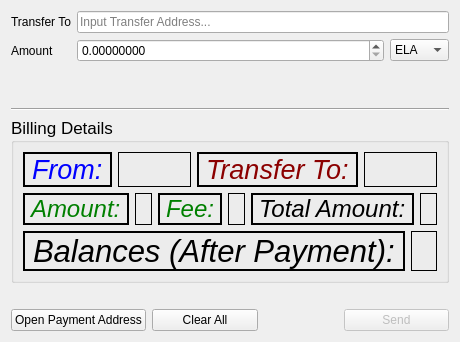
      <widget class="QWidget" name="pTransfer">
       <layout class="QGridLayout" name="gridLayout_23">
        <item row="0" column="0">
         <layout class="QGridLayout" name="gridLayout_3">
          <item row="6" column="0" colspan="3">
           <layout class="QHBoxLayout" name="horizontalLayout">
            <item>
             <widget class="QPushButton" name="btnOpenPA">
              <property name="text">
               <string>Open Payment Address</string>
              </property>
             </widget>
            </item>
            <item>
             <widget class="QPushButton" name="btnClear">
              <property name="text">
               <string>Clear All</string>
              </property>
             </widget>
            </item>
            <item>
             <spacer name="horizontalSpacer_3">
              <property name="orientation">
               <enum>Qt::Horizontal</enum>
              </property>
              <property name="sizeType">
               <enum>QSizePolicy::Preferred</enum>
              </property>
              <property name="sizeHint" stdset="0">
               <size>
                <width>40</width>
                <height>20</height>
               </size>
              </property>
             </spacer>
            </item>
            <item>
             <spacer name="horizontalSpacer">
              <property name="orientation">
               <enum>Qt::Horizontal</enum>
              </property>
              <property name="sizeType">
               <enum>QSizePolicy::Preferred</enum>
              </property>
              <property name="sizeHint" stdset="0">
               <size>
                <width>40</width>
                <height>20</height>
               </size>
              </property>
             </spacer>
            </item>
            <item>
             <widget class="QPushButton" name="btnSend">
              <property name="enabled">
               <bool>false</bool>
              </property>
              <property name="text">
               <string>Send</string>
              </property>
             </widget>
            </item>
           </layout>
          </item>
          <item row="0" column="0">
           <widget class="QLabel" name="label_2">
            <property name="text">
             <string>Transfer To</string>
            </property>
           </widget>
          </item>
          <item row="4" column="0" colspan="3">
           <widget class="QGroupBox" name="groupBox">
            <property name="sizePolicy">
             <sizepolicy hsizetype="Expanding" vsizetype="Expanding">
              <horstretch>0</horstretch>
              <verstretch>0</verstretch>
             </sizepolicy>
            </property>
            <property name="font">
             <font>
              <pointsize>13</pointsize>
              <weight>50</weight>
              <italic>false</italic>
              <bold>false</bold>
              <underline>false</underline>
              <strikeout>false</strikeout>
             </font>
            </property>
            <property name="title">
             <string>Billing Details</string>
            </property>
            <property name="flat">
             <bool>false</bool>
            </property>
            <property name="checkable">
             <bool>false</bool>
            </property>
            <layout class="QGridLayout" name="gridLayout_22">
             <item row="0" column="0">
              <layout class="QGridLayout" name="gridLayout_4">
               <item row="0" column="0">
                <layout class="QHBoxLayout" name="horizontalLayout_5">
                 <item>
                  <widget class="QLabel" name="label_17">
                   <property name="font">
                    <font>
                     <pointsize>20</pointsize>
                     <weight>50</weight>
                     <italic>true</italic>
                     <bold>false</bold>
                    </font>
                   </property>
                   <property name="styleSheet">
                    <string notr="true">color:blue;border:2px solid black;</string>
                   </property>
                   <property name="text">
                    <string>From:</string>
                   </property>
                  </widget>
                 </item>
                 <item>
                  <widget class="QLabel" name="lblTransferFromText">
                   <property name="sizePolicy">
                    <sizepolicy hsizetype="Preferred" vsizetype="Preferred">
                     <horstretch>0</horstretch>
                     <verstretch>0</verstretch>
                    </sizepolicy>
                   </property>
                   <property name="font">
                    <font>
                     <pointsize>20</pointsize>
                     <weight>75</weight>
                     <bold>true</bold>
                     <underline>true</underline>
                    </font>
                   </property>
                   <property name="styleSheet">
                    <string notr="true">border:1px solid black</string>
                   </property>
                   <property name="text">
                    <string/>
                   </property>
                   <property name="alignment">
                    <set>Qt::AlignCenter</set>
                   </property>
                  </widget>
                 </item>
                 <item>
                  <widget class="QLabel" name="label_18">
                   <property name="font">
                    <font>
                     <pointsize>20</pointsize>
                     <italic>true</italic>
                    </font>
                   </property>
                   <property name="styleSheet">
                    <string notr="true">color:darkred;border:2px solid black</string>
                   </property>
                   <property name="text">
                    <string>Transfer To:</string>
                   </property>
                  </widget>
                 </item>
                 <item>
                  <widget class="QLabel" name="lblTransferAddressText">
                   <property name="sizePolicy">
                    <sizepolicy hsizetype="Preferred" vsizetype="Preferred">
                     <horstretch>0</horstretch>
                     <verstretch>0</verstretch>
                    </sizepolicy>
                   </property>
                   <property name="font">
                    <font>
                     <pointsize>15</pointsize>
                     <underline>true</underline>
                    </font>
                   </property>
                   <property name="styleSheet">
                    <string notr="true">border:1px solid black</string>
                   </property>
                   <property name="text">
                    <string/>
                   </property>
                   <property name="alignment">
                    <set>Qt::AlignCenter</set>
                   </property>
                  </widget>
                 </item>
                </layout>
               </item>
               <item row="1" column="0">
                <layout class="QHBoxLayout" name="horizontalLayout_6">
                 <item>
                  <widget class="QLabel" name="label_19">
                   <property name="font">
                    <font>
                     <pointsize>18</pointsize>
                     <italic>true</italic>
                    </font>
                   </property>
                   <property name="styleSheet">
                    <string notr="true">color:green;border:2px solid balck</string>
                   </property>
                   <property name="text">
                    <string>Amount:</string>
                   </property>
                  </widget>
                 </item>
                 <item>
                  <widget class="QLabel" name="lblTransferAmountText">
                   <property name="font">
                    <font>
                     <pointsize>18</pointsize>
                     <weight>75</weight>
                     <bold>true</bold>
                     <underline>true</underline>
                     <strikeout>false</strikeout>
                    </font>
                   </property>
                   <property name="styleSheet">
                    <string notr="true">border:1px solid black</string>
                   </property>
                   <property name="text">
                    <string/>
                   </property>
                   <property name="alignment">
                    <set>Qt::AlignCenter</set>
                   </property>
                  </widget>
                 </item>
                 <item>
                  <widget class="QLabel" name="label_24">
                   <property name="font">
                    <font>
                     <pointsize>18</pointsize>
                     <italic>true</italic>
                    </font>
                   </property>
                   <property name="styleSheet">
                    <string notr="true">color:green;border:2px solid balck</string>
                   </property>
                   <property name="text">
                    <string>Fee:</string>
                   </property>
                  </widget>
                 </item>
                 <item>
                  <widget class="QLabel" name="lblTransferFeeText">
                   <property name="font">
                    <font>
                     <pointsize>18</pointsize>
                     <weight>75</weight>
                     <bold>true</bold>
                     <underline>true</underline>
                    </font>
                   </property>
                   <property name="styleSheet">
                    <string notr="true">border:1px solid black</string>
                   </property>
                   <property name="text">
                    <string/>
                   </property>
                   <property name="alignment">
                    <set>Qt::AlignCenter</set>
                   </property>
                  </widget>
                 </item>
                 <item>
                  <widget class="QLabel" name="label_25">
                   <property name="font">
                    <font>
                     <pointsize>18</pointsize>
                     <italic>true</italic>
                    </font>
                   </property>
                   <property name="styleSheet">
                    <string notr="true">border:2px solid black</string>
                   </property>
                   <property name="text">
                    <string>Total Amount:</string>
                   </property>
                  </widget>
                 </item>
                 <item>
                  <widget class="QLabel" name="lblTransferTotalAmountText">
                   <property name="sizePolicy">
                    <sizepolicy hsizetype="Preferred" vsizetype="Preferred">
                     <horstretch>0</horstretch>
                     <verstretch>0</verstretch>
                    </sizepolicy>
                   </property>
                   <property name="font">
                    <font>
                     <pointsize>18</pointsize>
                     <weight>75</weight>
                     <bold>true</bold>
                     <underline>true</underline>
                    </font>
                   </property>
                   <property name="styleSheet">
                    <string notr="true">border:1px solid black</string>
                   </property>
                   <property name="text">
                    <string/>
                   </property>
                   <property name="alignment">
                    <set>Qt::AlignCenter</set>
                   </property>
                  </widget>
                 </item>
                </layout>
               </item>
               <item row="2" column="0">
                <layout class="QHBoxLayout" name="horizontalLayout_7">
                 <item>
                  <widget class="QLabel" name="label_20">
                   <property name="font">
                    <font>
                     <pointsize>23</pointsize>
                     <italic>true</italic>
                    </font>
                   </property>
                   <property name="styleSheet">
                    <string notr="true">border:2px solid balck</string>
                   </property>
                   <property name="text">
                    <string>Balances (After Payment):</string>
                   </property>
                  </widget>
                 </item>
                 <item>
                  <widget class="QLabel" name="lblTransferBalancesText">
                   <property name="font">
                    <font>
                     <pointsize>18</pointsize>
                     <weight>75</weight>
                     <bold>true</bold>
                     <underline>true</underline>
                    </font>
                   </property>
                   <property name="styleSheet">
                    <string notr="true">border:1px solid black</string>
                   </property>
                   <property name="text">
                    <string/>
                   </property>
                   <property name="alignment">
                    <set>Qt::AlignCenter</set>
                   </property>
                  </widget>
                 </item>
                </layout>
               </item>
              </layout>
             </item>
            </layout>
           </widget>
          </item>
          <item row="0" column="1" colspan="2">
           <widget class="QLineEdit" name="leAddress">
            <property name="placeholderText">
             <string>Input Transfer Address...</string>
            </property>
           </widget>
          </item>
          <item row="1" column="0">
           <widget class="QLabel" name="label_4">
            <property name="text">
             <string>Amount</string>
            </property>
           </widget>
          </item>
          <item row="1" column="1">
           <widget class="QDoubleSpinBox" name="dsbAmountForTransfer">
            <property name="sizePolicy">
             <sizepolicy hsizetype="Expanding" vsizetype="Fixed">
              <horstretch>0</horstretch>
              <verstretch>0</verstretch>
             </sizepolicy>
            </property>
            <property name="decimals">
             <number>8</number>
            </property>
            <property name="maximum">
             <double>100.000000000000000</double>
            </property>
            <property name="singleStep">
             <double>1.000000000000000</double>
            </property>
           </widget>
          </item>
          <item row="5" column="0" colspan="3">
           <widget class="QLabel" name="lblEmptyAddressHint">
            <property name="text">
             <string/>
            </property>
            <property name="alignment">
             <set>Qt::AlignRight|Qt::AlignTrailing|Qt::AlignVCenter</set>
            </property>
           </widget>
          </item>
          <item row="3" column="0" colspan="3">
           <widget class="Line" name="line">
            <property name="orientation">
             <enum>Qt::Horizontal</enum>
            </property>
           </widget>
          </item>
          <item row="2" column="0" colspan="3">
           <spacer name="verticalSpacer">
            <property name="orientation">
             <enum>Qt::Vertical</enum>
            </property>
            <property name="sizeType">
             <enum>QSizePolicy::Minimum</enum>
            </property>
            <property name="sizeHint" stdset="0">
             <size>
              <width>20</width>
              <height>40</height>
             </size>
            </property>
           </spacer>
          </item>
          <item row="1" column="2">
           <widget class="QComboBox" name="cbUnitForTransfer">
            <item>
             <property name="text">
              <string>ELA</string>
             </property>
            </item>
            <item>
             <property name="text">
              <string>sELA</string>
             </property>
            </item>
           </widget>
          </item>
         </layout>
        </item>
       </layout>
      </widget>
